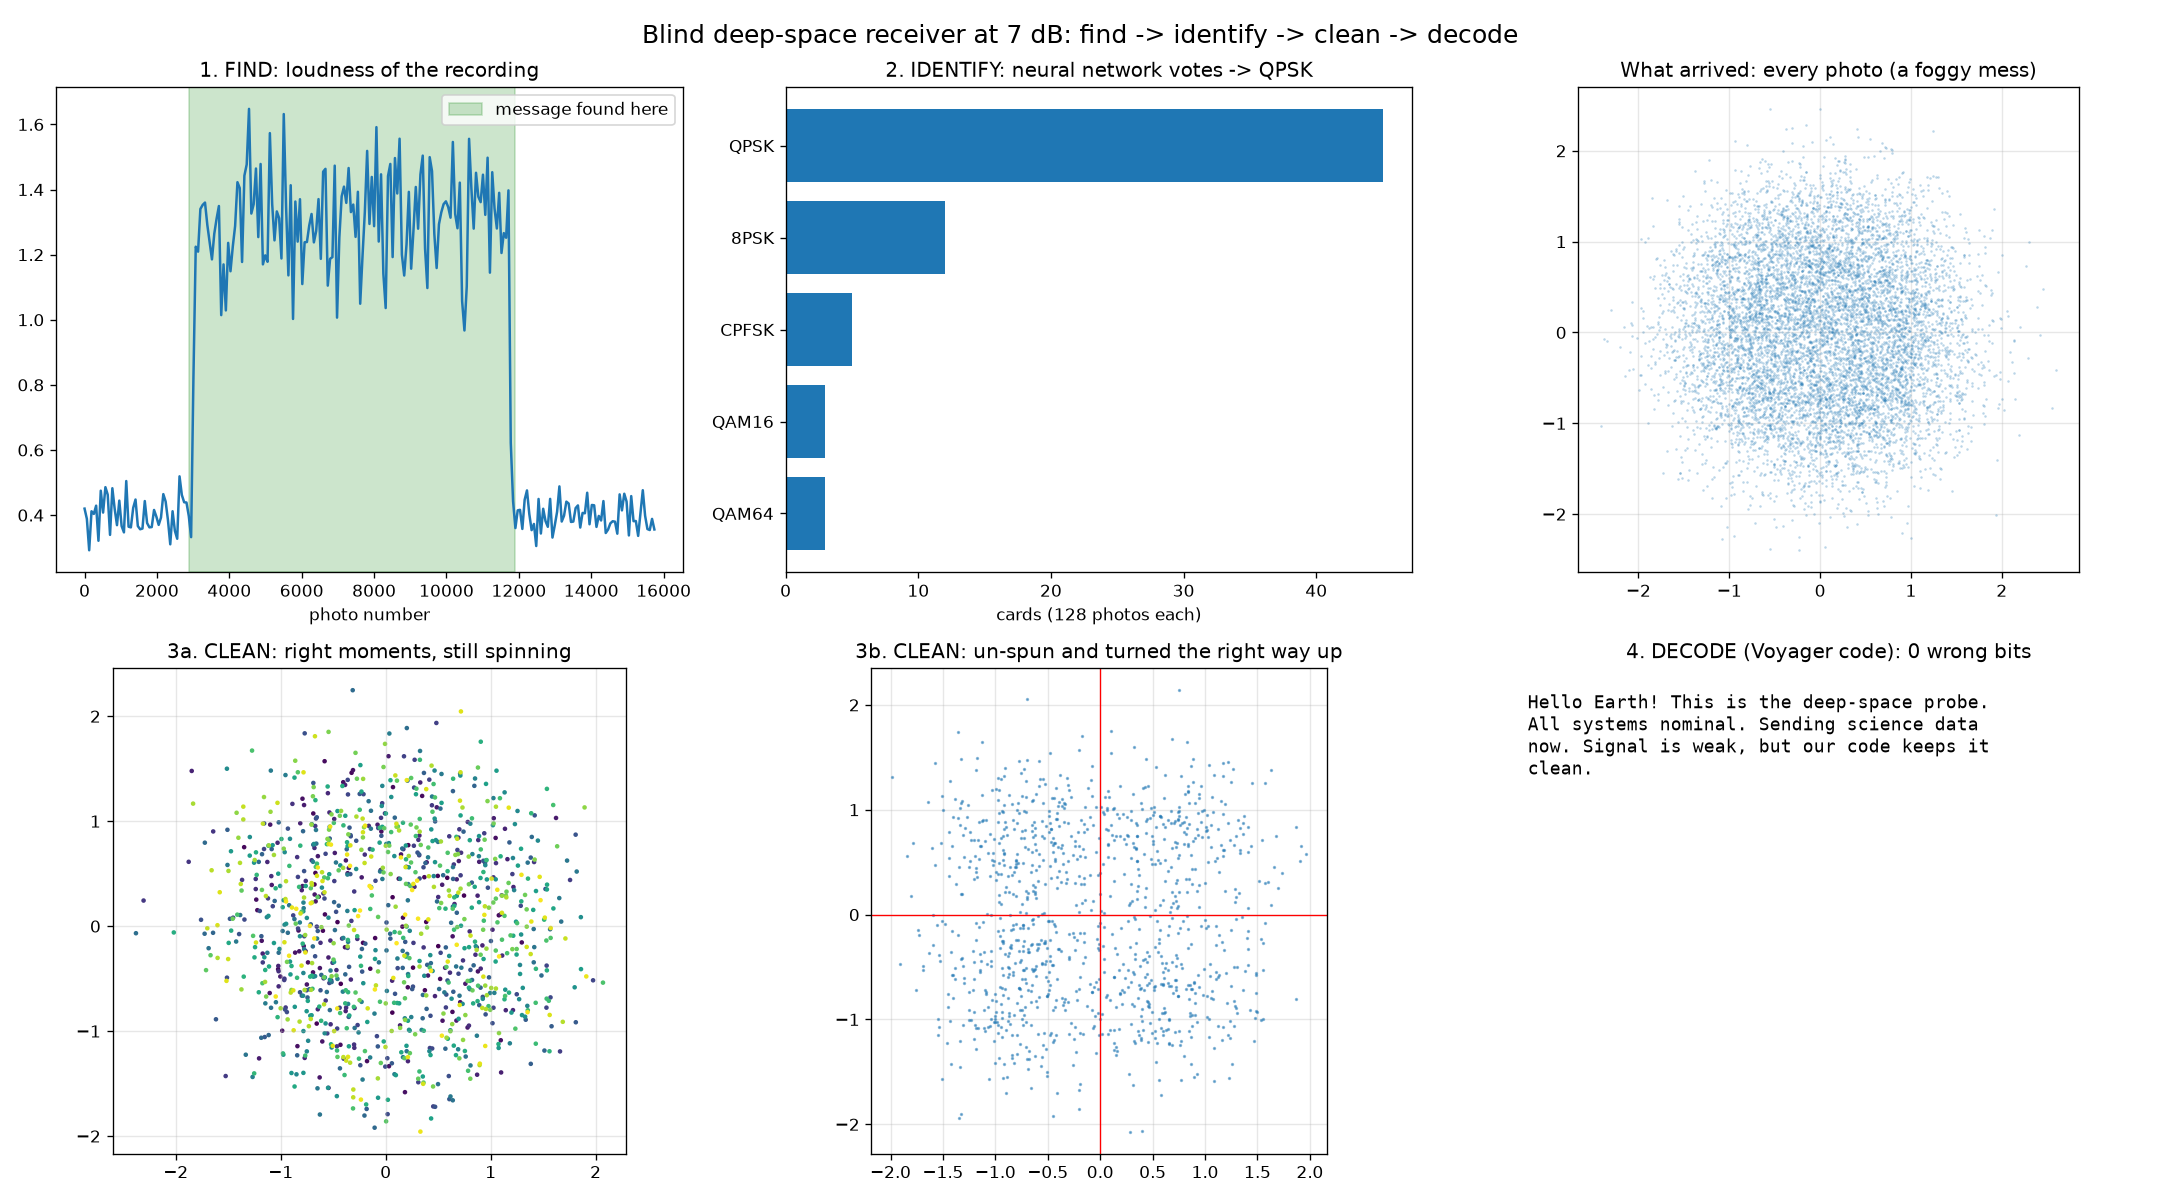

Write Python code to recreate this figure.
import math
import textwrap
import numpy as np
import matplotlib.pyplot as plt
from radio_tools import (SPS, send_qpsk, read_qpsk_soft, add_fog, add_delay, add_spin,
                         receive_qpsk, conv_encode, viterbi_decode)
from classifier_tools import Identifier

rng = np.random.default_rng(11)
FOG_DB = 7                       # fog per MESSAGE bit
hello = np.array([int(b) for b in format(0x1ACFFC1D, "032b")])

# ================= SPACECRAFT =================
text = ("Hello Earth! This is the deep-space probe. All systems nominal. "
        "Sending science data now. Signal is weak, but our code keeps it clean.")
message = np.unpackbits(np.frombuffer(text.encode(), dtype=np.uint8)).astype(int)
coded = conv_encode(message)                                  # Voyager code
signal, _ = send_qpsk(np.concatenate([hello, coded]))

# ================= SPACE =================
recording = np.concatenate([np.zeros(3000), signal, np.zeros(4000)])
recording = add_delay(recording, 0.37)
recording = add_spin(recording, 0.00015, 1.1)
recording = add_fog(recording, FOG_DB - 10 * math.log10(2), rng)

# ================= GROUND STATION (knows nothing but the handshake) =================
# 1. FIND + CLEAN (timing, spin, which way is up)
n_symbols = (len(hello) + len(coded)) // 2
_, info = receive_qpsk(recording, hello, n_symbols)
first, last = info["found"]
print(f"1. FIND: message between photos {first} and {last}")

# 2. IDENTIFY: ask the neural network which game this is
ident = Identifier()
avg, votes = ident(recording[first:last])
game = ident.mods[int(np.argmax(votes))]
print(f"2. IDENTIFY: the network says {game} "
      f"({votes.max()} of {votes.sum()} cards, {avg.max() * 100:.0f}% confident)")

# 3. DECODE (only possible for games we have a reader for)
if game == "QPSK":
    soft = read_qpsk_soft(info["samples"])[len(hello):]
    soft = np.concatenate([soft, np.zeros(len(coded))])[:len(coded)]
    decoded = viterbi_decode(soft, len(message))
    errors = int(np.sum(decoded != message))
    got_text = np.packbits(decoded).tobytes().decode("ascii", errors="replace")
    print(f"3. DECODE: {errors} wrong bits\n\n   \"{got_text}\"")
else:
    errors, got_text = None, f"(no reader for {game} yet)"
    print(f"3. DECODE: {got_text}")

# ================= PICTURES =================
W = 64
n_pieces = len(recording) // W
loud = np.mean(np.abs(recording[:n_pieces * W].reshape(n_pieces, W)) ** 2, axis=1)
raw_moments = recording[first:last][info["photo"]::SPS]
s = info["samples"]

fig, ax = plt.subplots(2, 3, figsize=(18, 10))
ax[0, 0].plot(np.arange(n_pieces) * W, loud)
ax[0, 0].axvspan(first, last, color="g", alpha=0.2, label="message found here")
ax[0, 0].set_title("1. FIND: loudness of the recording"); ax[0, 0].set_xlabel("photo number")
ax[0, 0].legend()

order = np.argsort(-votes)[:5]
ax[0, 1].barh([ident.mods[i] for i in order][::-1], votes[order][::-1])
ax[0, 1].set_title(f"2. IDENTIFY: neural network votes -> {game}")
ax[0, 1].set_xlabel("cards (128 photos each)")

region = recording[first:last]
ax[0, 2].plot(region.real, region.imag, ".", ms=1, alpha=0.3)
ax[0, 2].set_title("What arrived: every photo (a foggy mess)")

ax[1, 0].scatter(raw_moments.real, raw_moments.imag, c=np.arange(len(raw_moments)), s=3, cmap="viridis")
ax[1, 0].set_title("3a. CLEAN: right moments, still spinning")

ax[1, 1].plot(s.real, s.imag, ".", ms=2, alpha=0.5)
ax[1, 1].axhline(0, color="r", lw=0.8); ax[1, 1].axvline(0, color="r", lw=0.8)
ax[1, 1].set_title("3b. CLEAN: un-spun and turned the right way up")
for a in [ax[0, 2], ax[1, 0], ax[1, 1]]:
    a.set_aspect("equal"); a.grid(alpha=0.3)

ax[1, 2].axis("off")
ax[1, 2].set_title(f"4. DECODE (Voyager code): {errors} wrong bits")
ax[1, 2].text(0.02, 0.95, "\n".join(textwrap.wrap(got_text, 42)), va="top", family="monospace", fontsize=11)

fig.suptitle(f"Blind deep-space receiver at {FOG_DB} dB: find -> identify -> clean -> decode", fontsize=15)
plt.tight_layout()
plt.savefig("demo_full.png", dpi=120)
plt.show()
